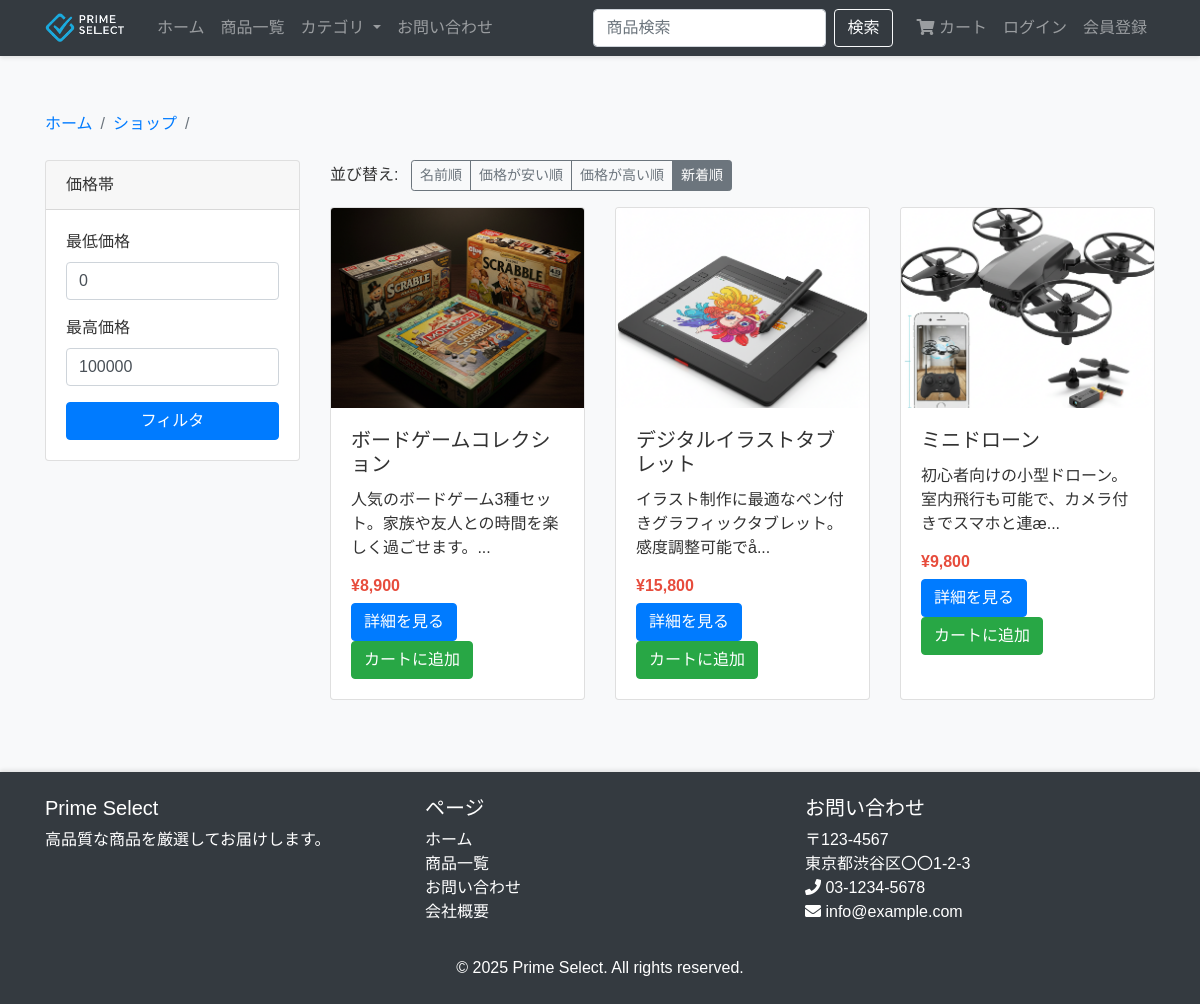
Screenshot of /category.php?id=8 with the database file from the repository.
### tables this page shows
CREATE TABLE `products` (
  `id` int(11) NOT NULL AUTO_INCREMENT,
  `name` varchar(255) NOT NULL,
  `description` text DEFAULT NULL,
  `price` decimal(10,2) NOT NULL,
  `category_id` int(11) DEFAULT NULL,
  `image` varchar(255) DEFAULT NULL,
  `stock` int(11) DEFAULT 0,
  `created` datetime DEFAULT current_timestamp(),
  `is_preorder` tinyint(1) DEFAULT 0 COMMENT '受注生産フラグ（0: 通常販売, 1: 受注生産）',
  `preorder_period` varchar(100) DEFAULT NULL COMMENT '受注生産期間',
  `min_stock` int(11) DEFAULT 0 COMMENT '最小在庫数',
  `max_stock` int(11) DEFAULT 0 COMMENT '最大在庫数',
  PRIMARY KEY (`id`),
  KEY `category_id` (`category_id`),
  KEY `idx_products_category_stock` (`category_id`, `stock`),
  KEY `idx_products_created` (`created`),
  KEY `idx_products_price` (`price`),
  KEY `idx_products_is_preorder` (`is_preorder`),
  CONSTRAINT `products_ibfk_1` FOREIGN KEY (`category_id`) REFERENCES `categories` (`id`)
);

### classes/Product.php (called while the page is built, shortened)
<?php
class Product {
    private $conn;
    private $table_name = "products";
    public function __construct($db) {
        $this->conn = $db;
    }
    public function getByCategory($category_id, $sort_by = 'created', $sort_order = 'DESC') {
        $valid_sort_columns = ['name', 'price', 'created'];
        $valid_sort_orders = ['ASC', 'DESC'];
        $query = "SELECT p.id, p.name, p.description, p.price, p.image, p.created, c.name as category_name
                FROM " . $this->table_name . " p
                LEFT JOIN categories c ON p.category_id = c.id
                WHERE p.category_id = ?
                ORDER BY p.{$sort_by} {$sort_order}";
        $stmt = $this->conn->prepare($query);
        $stmt->bindParam(1, $category_id);
        $stmt->execute();
        return $stmt;
    }
}
?>

### category.php (the view, shortened to what this page needs)
<?php
include_once "classes/Product.php";
$database = new Database();
$db = $database->getConnection();
$category_id = isset($_GET['id']) ? $_GET['id'] : die('ERROR: Missing ID.');
$sort_by = isset($_GET['sort_by']) ? $_GET['sort_by'] : 'created';
$sort_order = isset($_GET['sort_order']) ? $_GET['sort_order'] : 'DESC';
$product = new Product($db);
function add_query_arg($key, $value, $url = null) {
    $url = preg_replace('/([?&])'.$key.'=[^&]+(&|$)/', '$1', $url);
    if (strpos($url, '?') !== false) {
        if (substr($url, -1) !== '&') {
            $url .= '&';
        }
        $url .= $key.'='.$value;
    } else {
        $url .= '?'.$key.'='.$value;
    }
    return rtrim($url, '&');
}
$current_url = strtok($_SERVER["REQUEST_URI"], '?');
if (!empty($_SERVER['QUERY_STRING'])) {
    $query_string = $_SERVER['QUERY_STRING'];
    $query_params = [];
    parse_str($query_string, $query_params);
    unset($query_params['sort_by'], $query_params['sort_order']);
    if (!empty($query_params)) {
        $current_url .= '?' . http_build_query($query_params);
    }
}
include_once "templates/header.php";
?>
<div class="container mt-5">
    <nav aria-label="breadcrumb">
        <ol class="breadcrumb">
            <li class="breadcrumb-item"><a href="index.php">ホーム</a></li>
            <li class="breadcrumb-item"><a href="shop.php">ショップ</a></li>
            <li class="breadcrumb-item active" aria-current="page"><?php echo $category->name; ?></li>
        </ol>
    </nav>
    <div class="row">
        <div class="col-md-3">
            <div class="card mb-4">
                <div class="card-header">価格帯</div>
                <div class="card-body">
                    <form action="shop.php" method="get">
                        <div class="form-group">
                            <label for="min_price">最低価格</label>
                            <input type="number" class="form-control" id="min_price" name="min_price" value="0">
                        </div>
                        <div class="form-group">
                            <label for="max_price">最高価格</label>
                            <input type="number" class="form-control" id="max_price" name="max_price" value="100000">
                        </div>
                        <button type="submit" class="btn btn-primary btn-block">フィルタ</button>
                    </form>
                </div>
            </div>
        </div>
        <div class="col-md-9">
            <div class="mb-3 d-flex justify-content-between align-items-center">
                <div>
                    <span>並び替え:</span>
                    <div class="btn-group ml-2">
                        <a href="<?php echo add_query_arg('sort_by', 'name', $current_url); ?>&sort_order=ASC" class="btn btn-sm btn-outline-secondary <?php echo ($sort_by == 'name' && $sort_order == 'ASC') ? 'active' : ''; ?>">名前順</a>
                        <a href="<?php echo add_query_arg('sort_by', 'price', $current_url); ?>&sort_order=ASC" class="btn btn-sm btn-outline-secondary <?php echo ($sort_by == 'price' && $sort_order == 'ASC') ? 'active' : ''; ?>">価格が安い順</a>
                        <a href="<?php echo add_query_arg('sort_by', 'price', $current_url); ?>&sort_order=DESC" class="btn btn-sm btn-outline-secondary <?php echo ($sort_by == 'price' && $sort_order == 'DESC') ? 'active' : ''; ?>">価格が高い順</a>
                        <a href="<?php echo add_query_arg('sort_by', 'created', $current_url); ?>&sort_order=DESC" class="btn btn-sm btn-outline-secondary <?php echo ($sort_by == 'created' && $sort_order == 'DESC') ? 'active' : ''; ?>">新着順</a>
                    </div>
                </div>
            </div>
            <div class="row">
                <?php
                $stmt = $product->getByCategory($category_id, $sort_by, $sort_order);
                $num = $stmt->rowCount();
                if($num > 0) {
                    while ($row = $stmt->fetch(PDO::FETCH_ASSOC)) {
                        extract($row);
                        ?>
                        <div class="col-md-4 mb-4">
                            <div class="card h-100">
                                <img class="card-img-top" src="assets/images/<?php echo $image; ?>" alt="<?php echo $name; ?>">
                                <div class="card-body">
                                    <h5 class="card-title"><?php echo $name; ?></h5>
                                    <p class="card-text"><?php echo substr($description, 0, 100) . '...'; ?></p>
                                    <h6 class="card-price">¥<?php echo number_format($price); ?></h6>
                                    <a href="product.php?id=<?php echo $id; ?>" class="btn btn-primary">詳細を見る</a>
                                    <a href="cart.php?action=add&id=<?php echo $id; ?>" class="btn btn-success">カートに追加</a>
                                </div>
                            </div>
                        </div>
                        <?php
                    }
                }
                ?>
            </div>
        </div>
    </div>
</div>
<?php include_once "templates/footer.php"; ?>

### templates/header.php (shortened to what this page needs)
<!DOCTYPE html>
<html lang="ja">
<head>
    <link rel="stylesheet" href="https://cdn.jsdelivr.net/npm/bootstrap@4.6.0/dist/css/bootstrap.min.css">
    <link rel="stylesheet" href="https://cdnjs.cloudflare.com/ajax/libs/font-awesome/5.15.3/css/all.min.css">
    <link rel="stylesheet" href="assets/css/style.css">
</head>
<body>
    <header>
        <nav class="navbar navbar-expand-lg navbar-dark bg-dark">
            <div class="container">
                <a class="navbar-brand" href="index.php">
                    <img src="assets/images/Logo.jpg" alt="Prime Select" height="30" class="d-inline-block align-top mr-2">
                </a>
                <div class="collapse navbar-collapse" id="navbarNav">
                    <ul class="navbar-nav mr-auto">
                        <li class="nav-item">
                            <a class="nav-link" href="index.php">ホーム</a>
                        </li>
                        <li class="nav-item">
                            <a class="nav-link" href="shop.php">商品一覧</a>
                        </li>
                        <li class="nav-item dropdown">
                            <a class="nav-link dropdown-toggle" href="#" id="navbarDropdown" role="button" data-toggle="dropdown" aria-haspopup="true" aria-expanded="false">
                                カテゴリ
                            </a>
                        </li>
                        <li class="nav-item">
                            <a class="nav-link" href="contact.php">お問い合わせ</a>
                        </li>
                    </ul>
                    <form class="form-inline my-2 my-lg-0 mr-3" action="search.php" method="get">
                        <input class="form-control mr-sm-2" type="search" name="keyword" placeholder="商品検索" aria-label="Search">
                        <button class="btn btn-outline-light my-2 my-sm-0" type="submit">検索</button>
                    </form>
                    <ul class="navbar-nav">
                        <li class="nav-item">
                            <a class="nav-link" href="cart.php">
                                <i class="fas fa-shopping-cart"></i> カート
                            </a>
                        </li>
                        <?php if(isset($_SESSION['user_id'])): ?>
                        <li class="nav-item dropdown">
                            <a class="nav-link dropdown-toggle" href="#" id="userDropdown" role="button" data-toggle="dropdown">
                                <i class="fas fa-user"></i> マイページ
                            </a>
                            <div class="dropdown-menu dropdown-menu-right">
                                <a class="dropdown-item" href="profile.php">プロフィール</a>
                                <a class="dropdown-item" href="orders.php">注文履歴</a>
                                <a class="dropdown-item" href="wishlist.php">お気に入り</a>
                                <div class="dropdown-divider"></div>
                                <a class="dropdown-item" href="logout.php">ログアウト</a>
                            </div>
                        </li>
                        <?php else: ?>
                        <li class="nav-item">
                            <a class="nav-link" href="login.php">ログイン</a>
                        </li>
                        <li class="nav-item">
                            <a class="nav-link" href="register.php">会員登録</a>
                        </li>
                        <?php endif; ?>
                    </ul>
                </div>
            </div>
        </nav>
    </header>
    <main>

### templates/footer.php (shortened to what this page needs)
</main>
    <footer class="bg-dark text-white mt-5 py-4">
        <div class="container">
            <div class="row">
                <div class="col-md-4">
                    <h5>Prime Select</h5>
                    <p>高品質な商品を厳選してお届けします。</p>
                </div>
                <div class="col-md-4">
                    <h5>ページ</h5>
                    <ul class="list-unstyled">
                        <li><a href="index.php" class="text-white">ホーム</a></li>
                        <li><a href="shop.php" class="text-white">商品一覧</a></li>
                        <li><a href="contact.php" class="text-white">お問い合わせ</a></li>
                        <li><a href="about.php" class="text-white">会社概要</a></li>
                    </ul>
                </div>
                <div class="col-md-4">
                    <h5>お問い合わせ</h5>
                    <address>
                        〒123-4567<br>
                        東京都渋谷区〇〇1-2-3<br>
                        <i class="fas fa-phone"></i> 03-1234-5678<br>
                        <i class="fas fa-envelope"></i> info@example.com
                    </address>
                </div>
            </div>
            <div class="row mt-3">
                <div class="col-12 text-center">
                    <p class="mb-0">&copy; <?php echo date('Y'); ?> Prime Select. All rights reserved.</p>
                </div>
            </div>
        </div>
    </footer>
</body>
</html>

### assets/css/style.css (style rules this page uses)
body { font-family: 'Hiragino Kaku Gothic Pro', 'ヒラギノ角ゴ Pro W3', Meiryo, メイリオ, Osaka, 'MS PGothic', arial, helvetica, sans-serif; color: #333; background-color: #f8f9fa; }
.card { transition: transform 0.3s, box-shadow 0.3s; }
.card-img-top { height: 200px; object-fit: cover; }
.card-price { color: #e74c3c; font-weight: bold; }
.navbar { box-shadow: 0 2px 4px rgba(0, 0, 0, 0.1); }
footer { box-shadow: 0 -2px 4px rgba(0, 0, 0, 0.1); }
.breadcrumb { background-color: transparent; padding: 0.5rem 0; }
.btn-primary { background-color: #007bff; border-color: #007bff; }
.btn-success { background-color: #28a745; border-color: #28a745; }

### rows the page displays
products: image (picture), name "ボードゲームコレクション", description "人気のボードゲーム3種セット。家族や友人との時間を楽しく過ごせます。", price "8,900"
products: image (picture), name "デジタルイラストタブレット", description "イラスト制作に最適なペン付きグラフィックタブレット。感度調整可能でå", price "15,800"
products: image (picture), name "ミニドローン", description "初心者向けの小型ドローン。室内飛行も可能で、カメラ付きでスマホと連æ", price "9,800"
